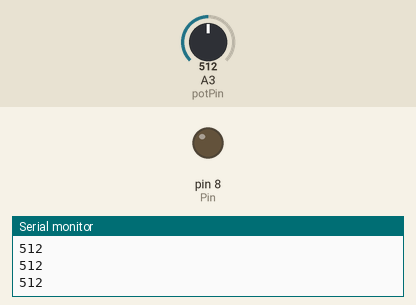
Bench run of a sketch on a simulated Arduino Uno, built with avr-gcc and run on an emulated ATmega328P. Parts: output pins drawn as LEDs (lit = HIGH), the last lines printed to the serial monitor. Dashed ring = blinking. Inputs (shaded band) come from the test bench; at power-on: A3 (potPin) = 512.

Above: at 1.2 s.
1.3 s: A3 (potPin) set to 988
2.8 s: A3 (potPin) set to 1014
At 3.2 s:
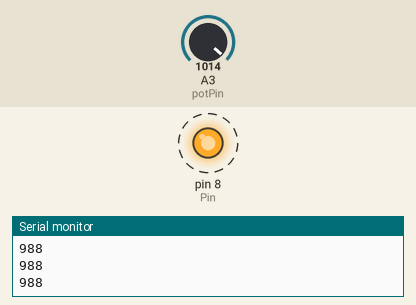
5.8 s: A3 (potPin) set to 990
At 6.9 s:
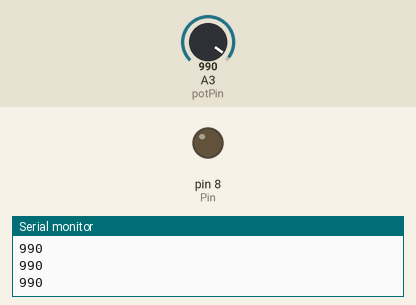
7.3 s: A3 (potPin) set to 1010
At 7.7 s:
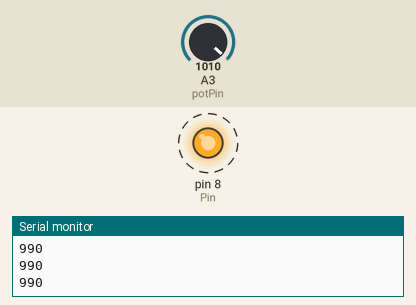
Timing chart, 0 to 11.3 s (numbered marks = the images above; inputs shaded):
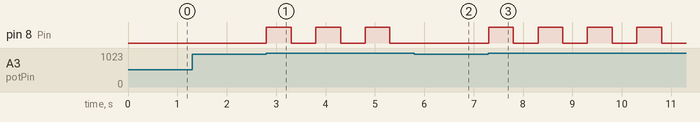

Measured:
- the behaviour switches between 1000 and 1001 on A3 (potPin) (found by bisection; images 0 and 1)
- after the input at 2.8 s, pin 8 (Pin): alternates HIGH for 0.50 s and LOW for 0.50 s, starting at once
- after the input at 5.8 s, pin 8 (Pin): stays LOW (without the input it goes to HIGH after 0.00 s)
- after the input at 7.3 s, pin 8 (Pin): alternates HIGH for 0.50 s and LOW for 0.50 s, starting at once

The sketch:

active_buzzer_intro.ino
```cpp
int potVal;
int Pin = 8;
int time = 500;
int potPin = A3;


void setup() {
  pinMode(Pin, OUTPUT);
  pinMode(potPin, INPUT);
  Serial.begin(9600);

}

void loop() {
  potVal = analogRead(potPin);
  if (potVal>1000){
    digitalWrite(Pin, HIGH);
    delay(time);
    digitalWrite(Pin, LOW);
    delay(time);

  }

  Serial.println(potVal);

}
```
